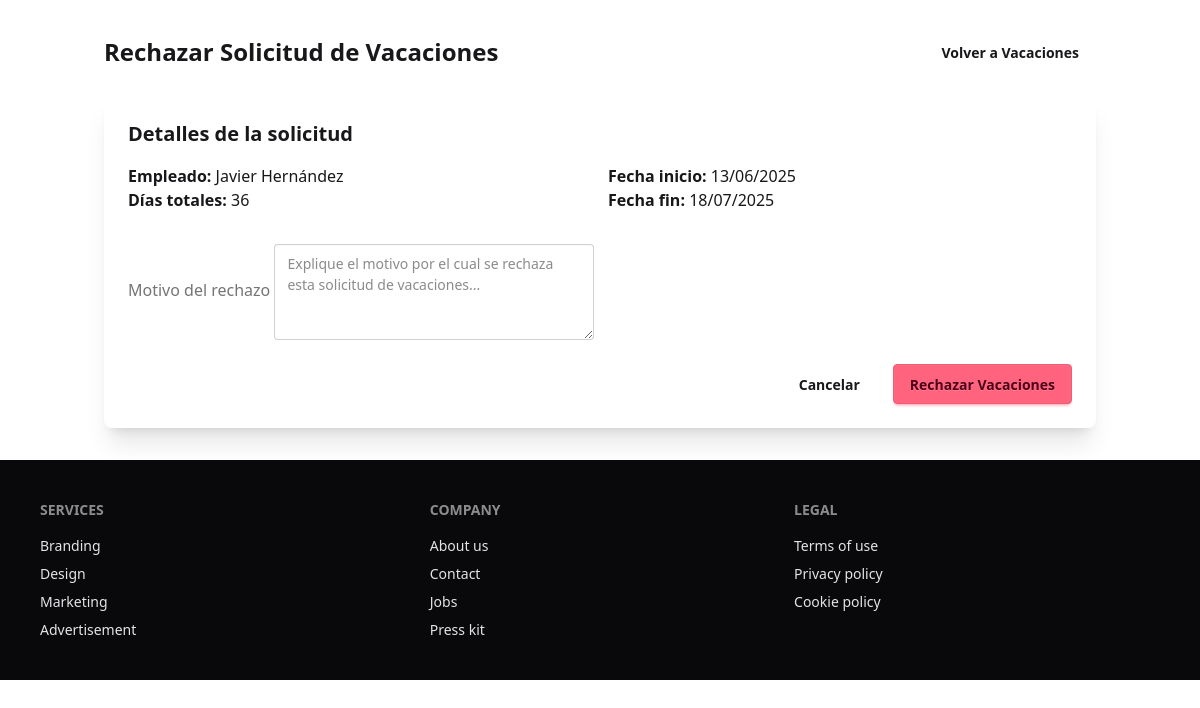
Page /rrhh/vacaciones/rechazar_vacaciones.php?id=14 (signed in) on the committed database.
### tables this page shows
CREATE TABLE `VACACIONES` (
  `id_vacaciones` int(11) NOT NULL,
  `id_empleado` int(11) DEFAULT NULL,
  `fecha_inicio` date DEFAULT NULL,
  `fecha_finalizacion` date DEFAULT NULL,
  `estado` tinyint(1) DEFAULT NULL,
  `dias_totales` int(11) DEFAULT NULL,
  `comentarios` text DEFAULT NULL,
  `estado_aprobacion` enum('pendiente','aprobada','rechazada') DEFAULT 'pendiente',
  `fecha_solicitud` timestamp NULL DEFAULT current_timestamp(),
  `comentario_rrhh` text DEFAULT NULL
);

CREATE TABLE `EMPLEADOS` (
  `id_empleado` int(11) NOT NULL,
  `cargo` varchar(50) DEFAULT NULL,
  `fecha_nacimiento` date DEFAULT NULL,
  `fecha_ingreso_escuela` date DEFAULT NULL,
  `rfc` varchar(13) DEFAULT NULL,
  `estado_activo` tinyint(1) DEFAULT NULL,
  `nss` varchar(20) DEFAULT NULL,
  `domicilio` varchar(255) DEFAULT NULL,
  `telefono_personal` varchar(20) DEFAULT NULL,
  `curp` varchar(18) DEFAULT NULL,
  `id_departamento` int(11) DEFAULT NULL,
  `correo` varchar(100) DEFAULT NULL,
  `contraseña` varchar(255) DEFAULT NULL,
  `foto_de_perfil` blob DEFAULT NULL,
  `nickname` varchar(50) DEFAULT NULL,
  `historial_permisos` text DEFAULT NULL,
  `rol` varchar(100) DEFAULT NULL
);

### rrhh/vacaciones/rechazar_vacaciones.php (the view, shortened to what this page needs)
<?php
require_once '../../config/config.php';
include '../../includes/header.php';
$conn = new mysqli($db_host, $db_user, $db_password, $db_name);
$conn->set_charset("utf8");
$id_vacaciones = filter_var($_GET['id'], FILTER_SANITIZE_NUMBER_INT);
$sql = "SELECT v.*, e.nickname FROM VACACIONES v
        JOIN EMPLEADOS e ON v.id_empleado = e.id_empleado
        WHERE v.id_vacaciones = ?";
$stmt = $conn->prepare($sql);
$stmt->bind_param("i", $id_vacaciones);
$stmt->execute();
$result = $stmt->get_result();
$vacaciones = $result->fetch_assoc();
?>
<div class="container mx-auto px-4 py-8">
    <div class="flex justify-between items-center mb-6">
        <h1 class="text-2xl font-bold">Rechazar Solicitud de Vacaciones</h1>
        <a href="index.php" class="btn btn-ghost">
            Volver a Vacaciones
        </a>
    </div>
    <div class="bg-base-100 shadow-xl rounded-lg p-6">
        <div class="mb-6">
            <h2 class="text-xl font-semibold mb-4">Detalles de la solicitud</h2>
            <div class="grid grid-cols-1 md:grid-cols-2 gap-4">
                <div>
                    <p><span class="font-bold">Empleado:</span> <?php echo htmlspecialchars($vacaciones['nickname']); ?></p>
                    <p><span class="font-bold">Días totales:</span> <?php echo $vacaciones['dias_totales']; ?></p>
                </div>
                <div>
                    <p><span class="font-bold">Fecha inicio:</span> <?php echo date('d/m/Y', strtotime($vacaciones['fecha_inicio'])); ?></p>
                    <p><span class="font-bold">Fecha fin:</span> <?php echo date('d/m/Y', strtotime($vacaciones['fecha_finalizacion'])); ?></p>
                </div>
            </div>
        </div>
        <form method="POST" class="mt-8">
            <div class="form-control">
                <label class="label">
                    <span class="label-text">Motivo del rechazo</span>
                </label>
                <textarea name="comentario" class="textarea textarea-bordered h-24" required placeholder="Explique el motivo por el cual se rechaza esta solicitud de vacaciones..."></textarea>
            </div>
            <div class="flex justify-end space-x-4 mt-6">
                <a href="index.php" class="btn btn-ghost">Cancelar</a>
                <button type="submit" class="btn btn-error" onclick="return confirm('¿Está seguro de rechazar esta solicitud de vacaciones?');">
                    Rechazar Vacaciones
                </button>
            </div>
        </form>
    </div>
</div>
<?php
include '../../includes/footer.php';
?>

### rows in the picture
vacaciones: id_empleado.nickname "Javier Hernández", dias_totales "36", fecha_inicio "13/06/2025", fecha_finalizacion "18/07/2025"
